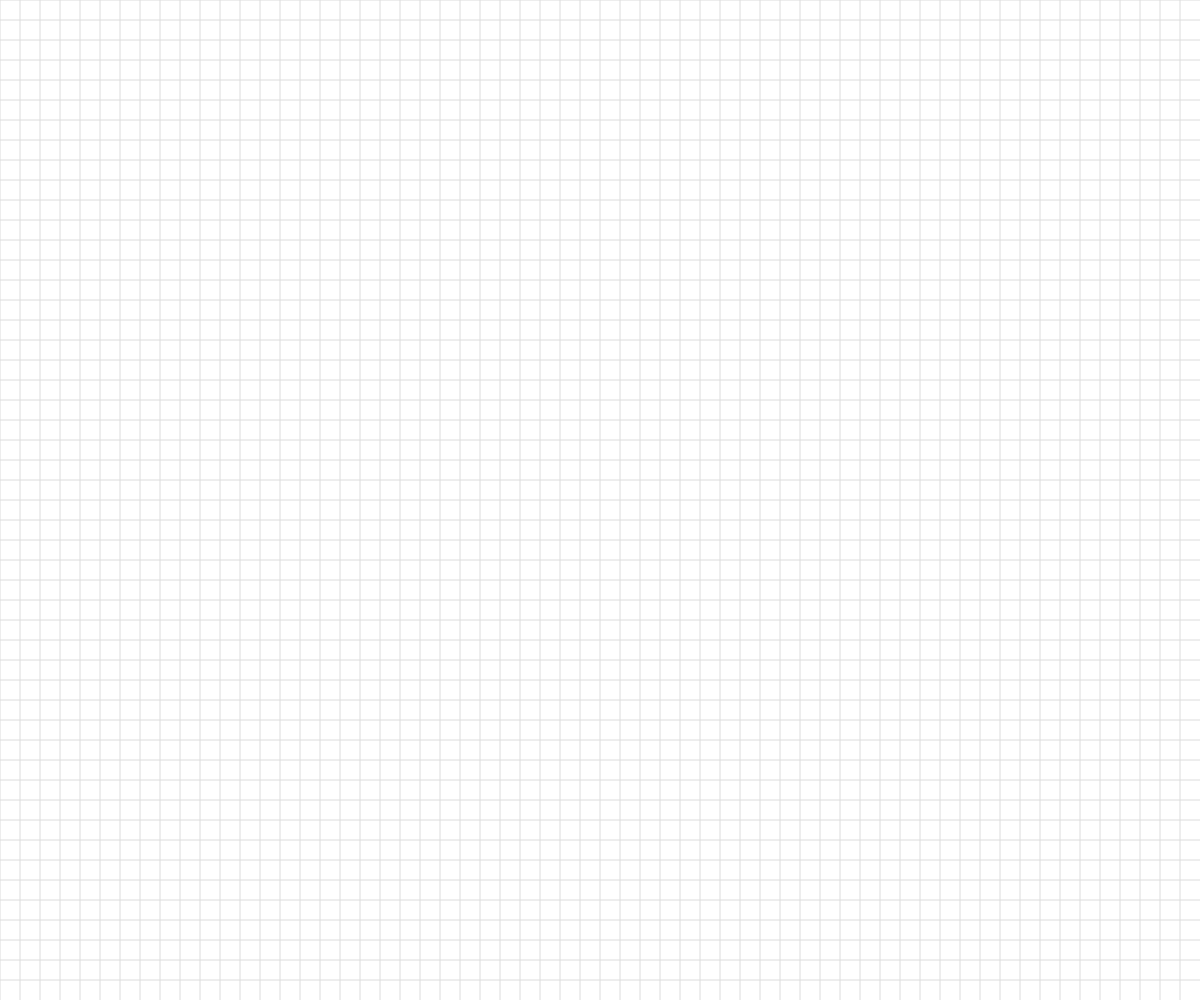
Frame 1 (no input)
Frame 60 (no input): identical to frame 1, image omitted
Frame 120 (the mouse pressed at the canvas centre since frame 60): identical to frame 1, image omitted

The p5.js sketch that drew this single still picture (run headless with seeded random() and noise() and a simulated clock; from frame 60 on, the mouse is pressed at the canvas centre):

// p5.js sketch
// ── sketch.js
// Basic Transformations Sandbox


let originalSpacing = 20;


function setup() {
  createCanvas(windowWidth, windowHeight);
}

function draw() {
  background(255);
  drawBasicGrid(220);


  //transformation one: TRANSLATION



  //add push()  pop()




  //transformation two: SCALE




  //transformation three: ROTATION
  //reminder: rotations are measured in radians, not degrees! Functions can help with the conversion...
 


  //Combinations of Transformations

  

}


function face(x, y) {
  //draw a face at x,y
  push();
  translate(x,y);
  ellipseMode(CENTER);
  fill(200,200,0);
  stroke(0);
  ellipse(0,0,80,80);
  fill(90, 140, 30, 220);
  triangle(-20, 20, 20, 20, 0, 30);
  fill(0);
  ellipse(-25,0,10,10);
  ellipse(25,0,10,10);
  strokeWeight(5);
  line(-30,-10,30,-10);
  strokeWeight(1);
  pop();

}

function rectangleRed(x, y) {
  //draw a red rectangle at x,y (sized 50 pixels square) - to visualize what happens to the coordinate system
  //when different basic transformations are applied.
  noStroke();
  fill(255, 0, 0, 150);
  rect(x, y, 50, 50);

}

function rectangleBlue(x, y) {
  //draw a red rectangle at x,y (sized 50 pixels square) - to visualize what happens to the coordinate system
  //when different basic transformations are applied.
  noStroke();
  fill(0, 0, 255, 150);
  rect(x, y, 50, 50);

}

function drawBasicGrid(shade) {
  //draw the normal cartesian Coordinate Grid, in a light color. Spaced at 20 px by default
  stroke(shade);
  for (let x = 0; x < width; x += 20) {
    line(x, 0, x, height);
  }
  for (let y = 0; y < height; y += 20) {
    line(0, y, width, y);
  }
}
